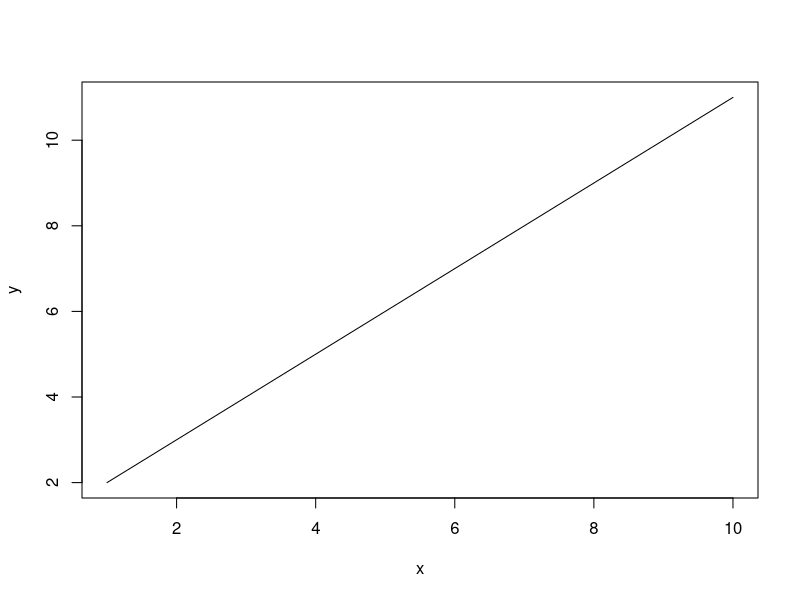
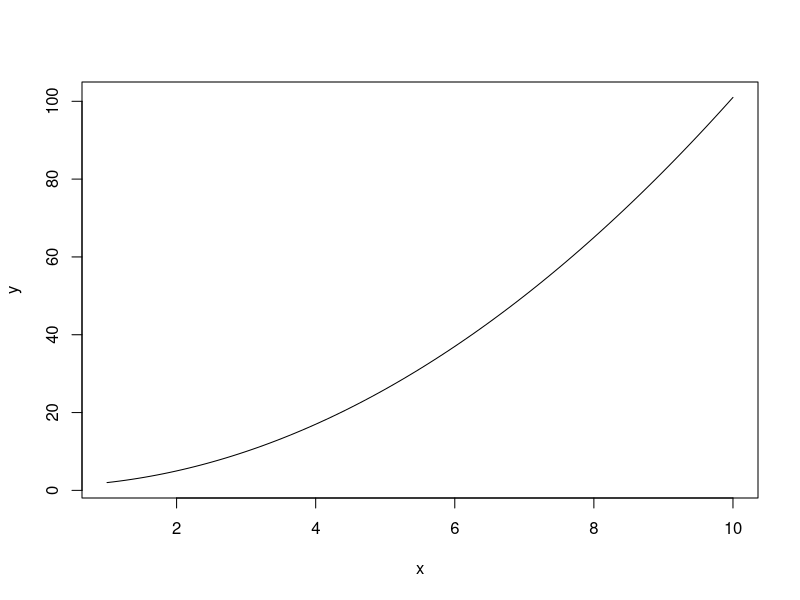
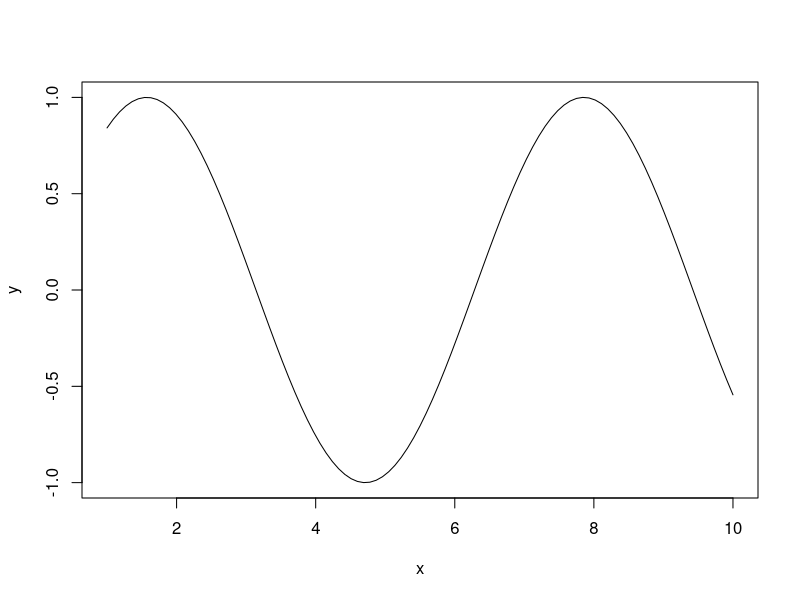
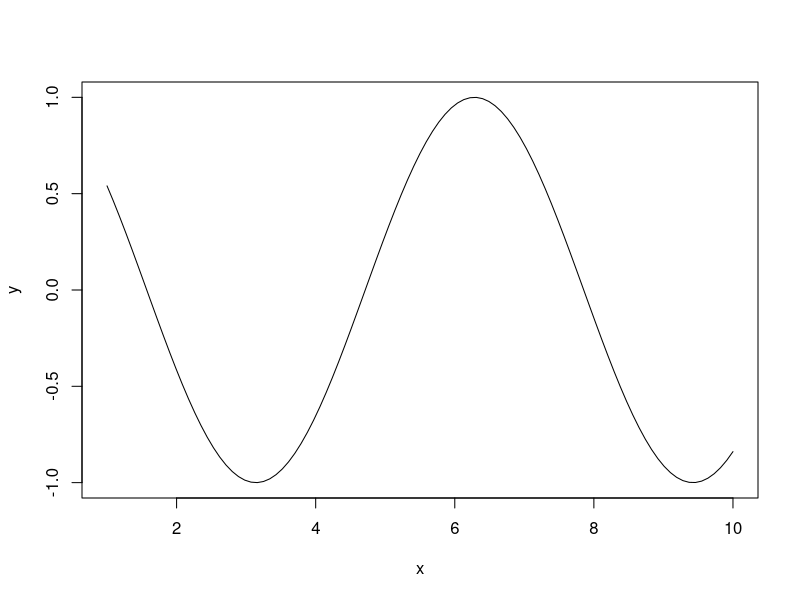
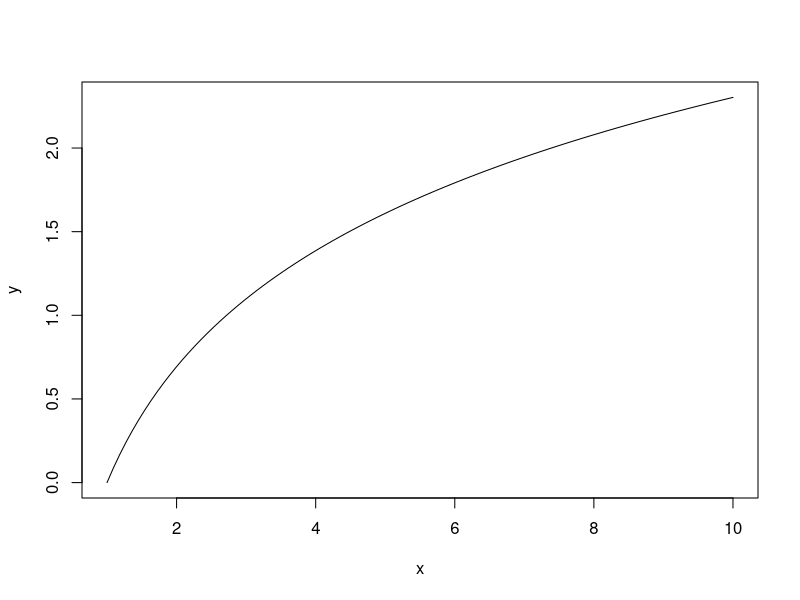
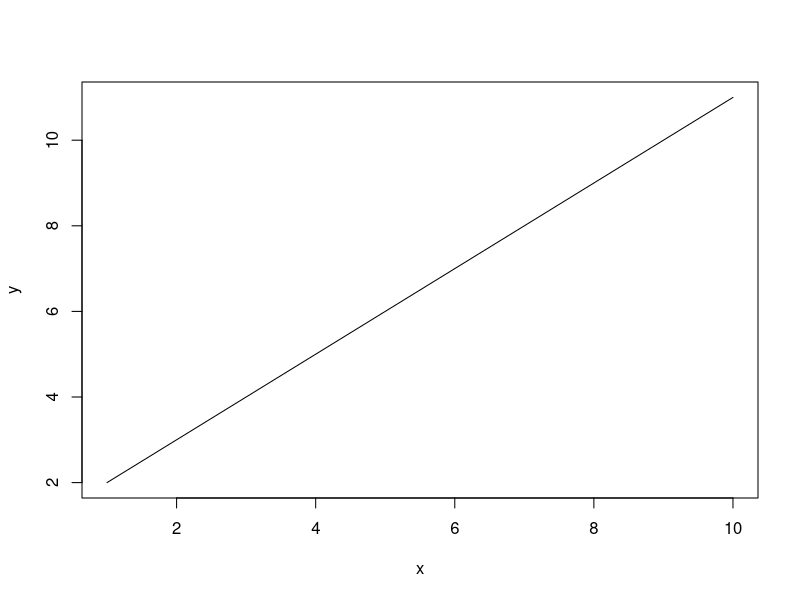
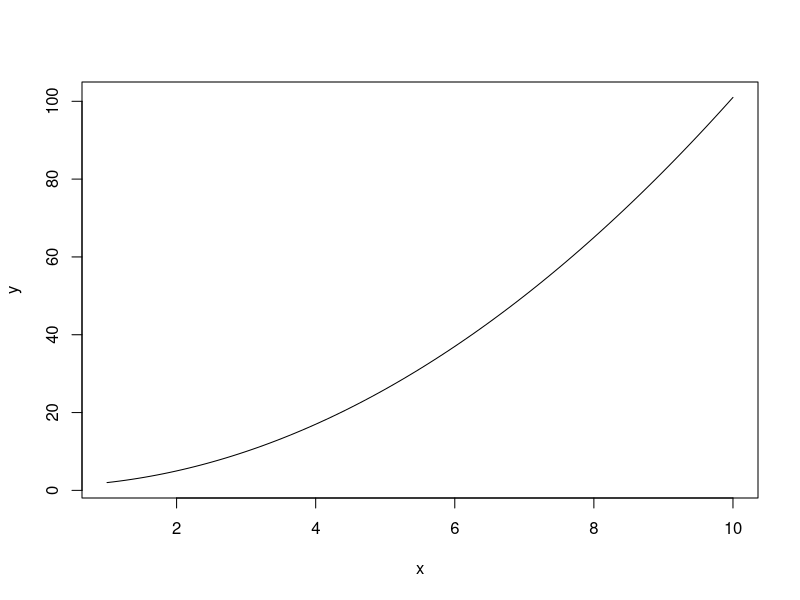
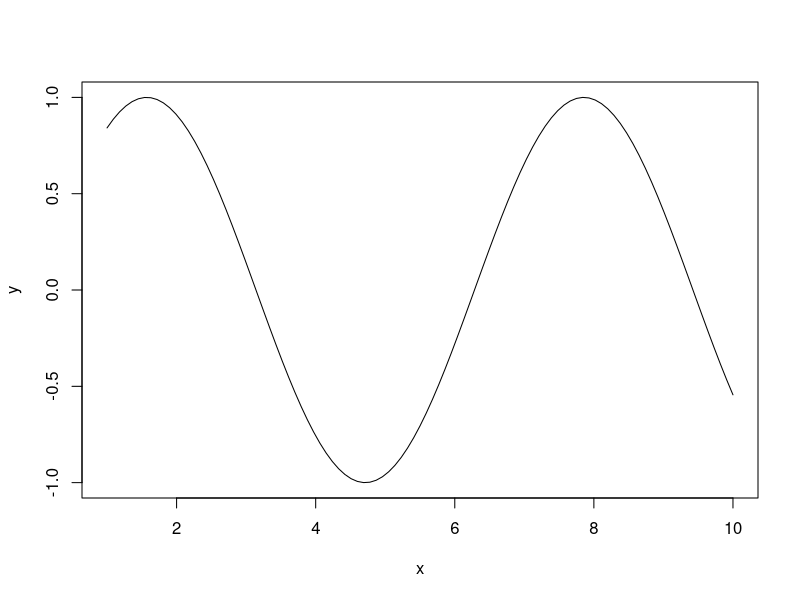

Recreate these plots in R, in order.
## ---- chunk 1
knitr::opts_chunk$set(echo = TRUE)
## ---- chunk 2
  x = c(1,2,3,4)
  y = seq(1:10)
  z = seq(2,10,2)
  w = rep(0,10)
  y[3] = 1
## ---- chunk 3
  curve(x+1, from=1, to=10 ,xlab="x", ylab="y")
  curve((x^2)+1, from=1, to=10, xlab="x", ylab="y")
  curve(sin(x), from=1, to=10, xlab="x", ylab="y")
  curve(cos(x), from=1, to=10, xlab="x", ylab="y")
  curve(log(x), from=1, to=10, xlab="x", ylab="y")
## ---- chunk 4
  curve(x+1, from=1, to=10 ,xlab="x", ylab="y")
  curve((x^2)+1, from=1, to=10, xlab="x", ylab="y")
  curve(sin(x), from=1, to=10, xlab="x", ylab="y")
  curve(cos(x), from=1, to=10, xlab="x", ylab="y")
  curve(log(x), from=1, to=10, xlab="x", ylab="y")
## ---- chunk 5
library(readr)
dat = read_csv("./pizzadelivery.csv")
  #str(dat)
  #dim(dat)
  #colnames(dat)
  #names(dat)
  #nrow(dat)
  #ncol(dat)
  #head(dat)
  #tail(dat)
  #dat["temperature"] = (dat["temperature"] * (9/5)) + 32
  dat[dat$driver == 'Domenico',]
  dat[dat$pizzas >= 4,"day"]
## ---- chunk 6
  fi = table(dat$driver)
  hi = fi/length(dat$driver)
  barplot(fi)
  tabla = cbind(fi,hi)
## ---- chunk 7
table(dat[dat$free_wine==TRUE,7])
## ---- chunk 8
table(dat[dat$free_wine==T & dat$got_wine==T,6])
## ---- chunk 9
    # Temperature
    # library(readr)
    # db = read_csv("./pizzadelivery.csv")
    # Variable: Time
    temp_list = dat$temperature

    # Calculate information to create frequency table
    min = min(temp_list)
    max = max(temp_list)
    length = length(temp_list)
    range = max - min
    class_num = round(1 + log(length, 2))
    class_width = round(range / class_num, 2)
    
    print(c("Min", min))
    print(c("Max", max))
    print(c("Length", length))
    print(c("Range", range))
    print(c("Class Number", class_num))
    print(c("Class Width", class_width))
    
    #Calculate intervals and midpoints 
    sequ = seq(min, max + class_width, class_width)
    intervals = cut(temp_list, sequ, right = TRUE, include.lowest = TRUE)
    abs_freq = table(intervals)
    midpoints = round((head(sequ, -1) + diff(sequ) / 2), 2)
    
    #Generate frequency table
    freq_table = cbind(
        Mark = midpoints,
        Abs = abs_freq, 
        Reltv = round(abs_freq / length(temp_list), 2), 
        Acm = cumsum(abs_freq),
        ReAcm = round(cumsum(abs_freq) / length(temp_list))
    )
    
    print(freq_table)
## ---- chunk 10
  #time
  min = min(dat$time)
  max = max(dat$time)
  k = 5
  A = (max-min)/ k
  
  intervals = cut(dat$time, breaks=seq(min, max, by = A), Right = TRUE, include.lowest=TRUE)
  
  fi = table(intervals)
  porc = (fi/ length(dat$time))*100 
  porc = round(porc,2)
  
  pie(porc, porc, col = 2:7, main= "Time")
  legend("topleft",legend=names(fi), fill=2:7)
  
## ---- chunk 11
  # bill
  fi = hist(dat$bill, xlab= "Bill", ylab = "Frequency", main= "Histogram of bill", col = 2:3)

  # fi$counts
  
## ---- chunk 12
  fi = table(dat$pizzas)
  hi  = fi/length(dat$pizzas)
  porc = (fi/ length(dat$pizzas))*100 
  barplot(fi, col=3:4)
## ---- chunk 13
    get_intervals <- function(sublist) {
	min = min(sublist)
    	max = max(sublist)
    	sequ = seq(min, max + 10, 10)
    	intervals = cut(sublist, sequ, right = TRUE, include.lowest = TRUE)

	return (intervals)
    }

    intervals = get_intervals(temp_list)
    table = table(intervals, dat$branch)
    par(mar = c(5.1, 4.1, 4.1, 8.1), xpd = TRUE)
    barplot(table, beside = T, col = rainbow(5), main = "Temperature for branch °C", legend.text = TRUE,
	    args.legend = list(x = "topright", inset = c(-0.3, 0)))
## ---- chunk 14
    dat$weekend = ifelse(dat$day == 'Friday' | dat$day == 'Saturday' | dat$day == 'Sunday', 1, 0)
    
    weekend_pizzas = sum(dat[dat$weekend == 1, 10])
    weekday_pizzas = sum(dat[dat$weekend == 0, 10])
    
    par(mar = c(5.1, 4.1, 4.1, 10), xpd = TRUE)
    barplot(c(weekday_pizzas, weekend_pizzas), main = "# Pizzas", col = 1:2)
    legend(3, 2000, legend=c("Weekday", "Weekend"),
           col = 1:2, cex=0.8, inset = c(-0.3, 0), fill = 1:2)
## ---- chunk 15
    weekend_bill = sum(dat[dat$weekend == 1, 9])
    weekday_bill = sum(dat[dat$weekend == 0, 9])
    
    par(mar = c(5.1, 4.1, 4.1, 10), xpd = TRUE)
    barplot(c(weekday_bill, weekend_bill), main = "Earnings", col = 1:2)
    legend(3, 25000, legend=c("Weekday", "Weekend"),
           col = 1:2, cex=0.8, inset = c(-0.3, 0), fill = 1:2)
## ---- chunk 16
    weekend_bill = sum(dat[dat$weekend == 1, 9])
    mode <- function(v) {
       uniqv <- unique(v)
       uniqv[which.max(tabulate(match(v, uniqv)))]
    }

    # Temperature 
    mean = mean(temp_list)
    median = median(temp_list)
    mode = mode(temp_list)
    min = min(temp_list)
    max = max(temp_list)
    desv = sd(temp_list)
    range = max - min
    quantiles = quantile(temp_list, c(0.25), type = 6)

    # Time
    time_list = dat$time
    mean = mean(time_list)
    median = median(time_list)
    mode = mode(time_list)
    min = min(time_list)
    max = max(time_list)
    desv = sd(time_list)
    range = max - min
    quantiles = quantile(temp_list, c(0.25), type = 6)
## ---- chunk 17
    # Temperature -> weekday - weekend
    #min= min(temp_list)
    #max = max(temp_list)
    #sequ = seq(min, max + 10, 10)
    #intervals = cut(temp_list, sequ, right = TRUE, include.lowest = TRUE)
    
    intervals = get_intervals(temp_list)
    table = table(intervals, dat$day)
    print(table)
    table = table(intervals, ifelse(dat$weekend == 1, "Weekend", "Weekday"))
    print(table)

    # Time -> weekday - weekend
    #min= min(time_list)
    #max = max(time_list)
    #sequ = seq(min, max + 10, 10)
    #intervals = cut(time_list, sequ, right = TRUE, include.lowest = TRUE)

    intervals = get_intervals(time_list)
    table = table(intervals, dat$day)
    print(table)
    table = table(intervals, ifelse(dat$weekend == 1, "Weekend", "Weekday"))
    print(table)

    par(mar = c(5.1, 4.1, 4.1, 8.1), xpd = TRUE)
    barplot(table, beside = T, col = rainbow(5), main = "Time for weekday and weekend", legend.text = TRUE,
	    args.legend = list(x = "topright", inset = c(-0.3, 0)))

    # Time -> branch
    #min = min(time_list)
    #max = max(time_list)
    #sequ = seq(min, max + 10, 10)
    #intervals = cut(time_list, sequ, right = TRUE, include.lowest = TRUE)

    intervals = get_intervals(time_list)
    table = table(intervals, dat$branch)
    print(table)

    # Temperature -> branch
    #min = min(temp_list)
    #max = max(temp_list)
    #sequ = seq(min, max + 10, 10)
    #intervals = cut(temp_list, sequ, right = TRUE, include.lowest = TRUE)

    intervals = get_intervals(temp_list)
    table = table(intervals, dat$branch)
    print(table)
    par(mar = c(5.1, 4.1, 4.1, 8.1), xpd = TRUE)
    barplot(table, beside = T, col = rainbow(5), main = "Time for weekday and weekend", legend.text = TRUE,
	    args.legend = list(x = "topright", inset = c(-0.3, 0)))
## ---- chunk 18
    #min = min(time_list)
    #max = max(time_list)
    #sequ = seq(min, max + 10, 10)
    #intervals = cut(time_list, sequ, right = TRUE, include.lowest = TRUE)

    intervals =  get_intervals(time_list)
    table = table(intervals, dat$driver)
    print(table)
